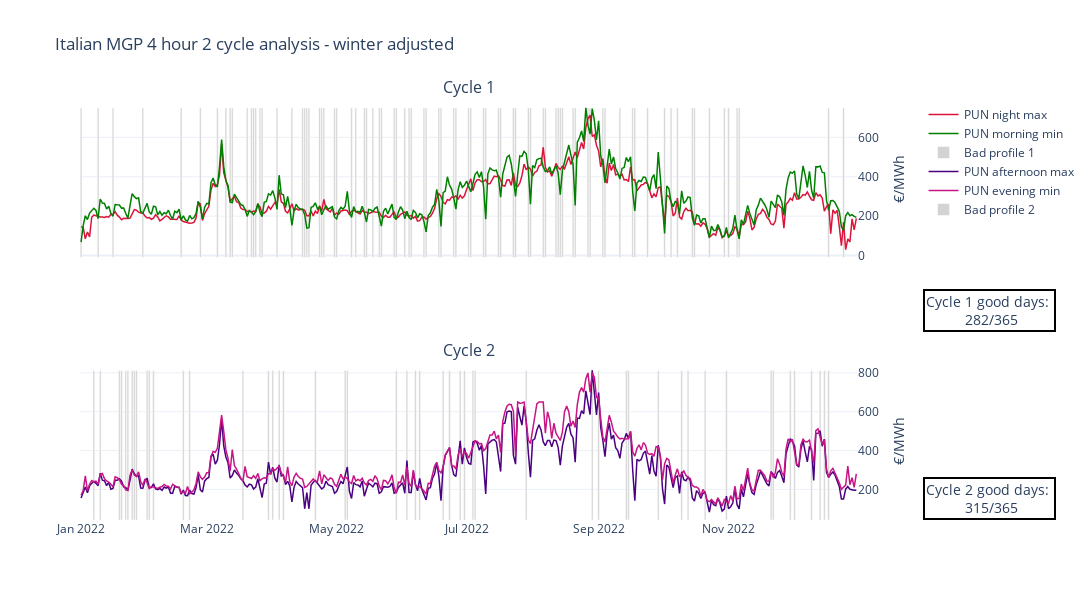

Notebook code for this chart:
### Code cell
cycle_1_count = 365 - cycle_1.bad_profile.sum()
cycle_2_count = 365 - cycle_2.bad_profile.sum()

fig = make_subplots(
    rows=2, cols=1,
    shared_xaxes=True,
    subplot_titles=['Cycle 1', 'Cycle 2'],
    specs=[[{'secondary_y': True}], [{'secondary_y': True}]]
)

fig.add_trace(go.Scatter(
    x=cycle_1.date,
    y=cycle_1.PUN_charge_max,
    line=dict(color='crimson', width=1.5),
    name='PUN night max'
), secondary_y=True, row=1, col=1)
fig.add_trace(go.Scatter(
    x=cycle_1.date,
    y=cycle_1.PUN_discharge_min,
    line=dict(color='green', width=1.5),
    name='PUN morning min'
), secondary_y=True, row=1, col=1)
fig.add_trace(go.Bar(
    x=cycle_1.date,
    y=cycle_1.bad_profile,
    marker_color='lightgrey',
    name='Bad profile 1'
), row=1, col=1)

fig.add_trace(go.Scatter(
    x=cycle_2.date,
    y=cycle_2.PUN_charge_max,
    line=dict(color='indigo', width=1.5),
    name='PUN afternoon max'
), secondary_y=True, row=2, col=1)
fig.add_trace(go.Scatter(
    x=cycle_2.date,
    y=cycle_2.PUN_discharge_min,
    line=dict(color='mediumvioletred', width=1.5),
    name='PUN evening min'
), secondary_y=True, row=2, col=1)
fig.add_trace(go.Bar(
    x=cycle_2.date,
    y=cycle_2.bad_profile,
    marker_color='lightgrey',
    name='Bad profile 2'
), row=2, col=1)
fig.add_annotation(
    text=f'Cycle 1 good days: <br> {cycle_1_count}/365', 
    font=dict(size=14),
    align='center',
    showarrow=False,
    xref='paper',
    yref='paper',
    x=1.18,
    y=0.5,
    bordercolor='black',
    borderwidth=2,
    )
fig.add_annotation(
    text=f'Cycle 2 good days: <br> {cycle_2_count}/365', 
    font=dict(size=14),
    align='center',
    showarrow=False,
    xref='paper',
    yref='paper',
    x=1.18,
    y=0,
    bordercolor='black',
    borderwidth=2,
    )

fig.update_yaxes(visible=False, secondary_y=False)
fig.update_yaxes(title='€/MWh', secondary_y=True)
fig.update_layout(
    title='Italian MGP 4 hour 2 cycle analysis - winter adjusted',
    template='plotly_white',
    width=1200,
    height=600,
)

fig.write_image('../figures/italy-4hr-profile-winter-adjusted.jpeg', scale=10, engine='orca')
fig.write_html('../figures/italy-4hr-profile-winter-adjusted.html')
fig

### Figure 1 — Plotly figure (JSON) as saved in the notebook; plotly's stock layout.template omitted (floating-point values rounded to 4 significant figures; data arrays with more than 128 entries replaced by an {"elided": "..."} marker saying what was removed)
{"data": [{"line": {"color": "crimson", "width": 1.5}, "name": "PUN night max", "type": "scatter", "x": {"elided": "365 str values"}, "xaxis": "x", "y": {"elided": "365 float values"}, "yaxis": "y2"}, {"line": {"color": "green", "width": 1.5}, "name": "PUN morning min", "type": "scatter", "x": {"elided": "365 str values"}, "xaxis": "x", "y": {"elided": "365 float values"}, "yaxis": "y2"}, {"marker": {"color": "lightgrey"}, "name": "Bad profile 1", "type": "bar", "x": {"elided": "365 str values"}, "xaxis": "x", "y": {"elided": "365 int values"}, "yaxis": "y"}, {"line": {"color": "indigo", "width": 1.5}, "name": "PUN afternoon max", "type": "scatter", "x": {"elided": "365 str values"}, "xaxis": "x2", "y": {"elided": "365 float values"}, "yaxis": "y4"}, {"line": {"color": "mediumvioletred", "width": 1.5}, "name": "PUN evening min", "type": "scatter", "x": {"elided": "365 str values"}, "xaxis": "x2", "y": {"elided": "365 float values"}, "yaxis": "y4"}, {"marker": {"color": "lightgrey"}, "name": "Bad profile 2", "type": "bar", "x": {"elided": "365 str values"}, "xaxis": "x2", "y": {"elided": "365 int values"}, "yaxis": "y3"}], "layout": {"annotations": [{"font": {"size": 16}, "showarrow": false, "text": "Cycle 1", "x": 0.47, "xanchor": "center", "xref": "paper", "y": 1, "yanchor": "bottom", "yref": "paper"}, {"font": {"size": 16}, "showarrow": false, "text": "Cycle 2", "x": 0.47, "xanchor": "center", "xref": "paper", "y": 0.375, "yanchor": "bottom", "yref": "paper"}, {"align": "center", "bordercolor": "black", "borderwidth": 2, "font": {"size": 14}, "showarrow": false, "text": "Cycle 1 good days: <br> 282/365", "x": 1.18, "xref": "paper", "y": 0.5, "yref": "paper"}, {"align": "center", "bordercolor": "black", "borderwidth": 2, "font": {"size": 14}, "showarrow": false, "text": "Cycle 2 good days: <br> 315/365", "x": 1.18, "xref": "paper", "y": 0, "yref": "paper"}], "height": 600, "title": {"text": "Italian MGP 4 hour 2 cycle analysis - winter adjusted"}, "width": 1200, "xaxis": {"anchor": "y", "domain": [0, 0.94], "matches": "x2", "showticklabels": false}, "xaxis2": {"anchor": "y3", "domain": [0, 0.94]}, "yaxis": {"anchor": "x", "domain": [0.625, 1], "visible": false}, "yaxis2": {"anchor": "x", "overlaying": "y", "side": "right", "title": {"text": "€/MWh"}}, "yaxis3": {"anchor": "x2", "domain": [0, 0.375], "visible": false}, "yaxis4": {"anchor": "x2", "overlaying": "y3", "side": "right", "title": {"text": "€/MWh"}}}}
